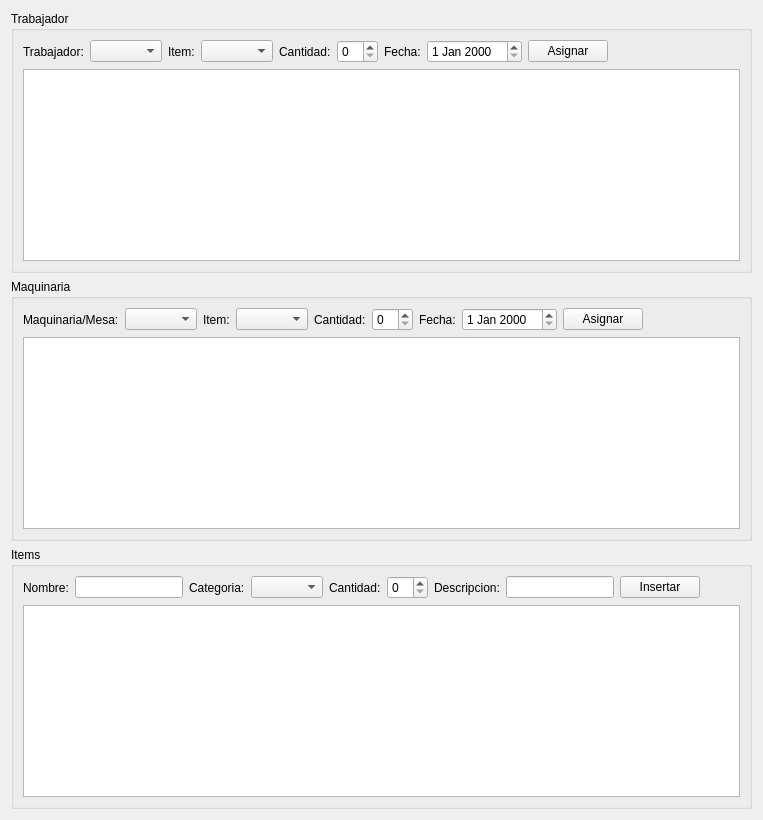
      <widget class="QWidget" name="tab_4">
       <attribute name="title">
        <string>Asiganacion</string>
       </attribute>
       <layout class="QGridLayout" name="gridLayout_13">
        <item row="0" column="0">
         <layout class="QVBoxLayout" name="verticalLayout_10">
          <item>
           <widget class="QGroupBox" name="groupBox_5">
            <property name="title">
             <string>Trabajador</string>
            </property>
            <layout class="QGridLayout" name="gridLayout_10">
             <item row="0" column="0">
              <layout class="QHBoxLayout" name="horizontalLayout_14">
               <item>
                <widget class="QLabel" name="label_23">
                 <property name="text">
                  <string>Trabajador:</string>
                 </property>
                </widget>
               </item>
               <item>
                <widget class="QComboBox" name="comboBox_14"/>
               </item>
               <item>
                <widget class="QLabel" name="label_24">
                 <property name="text">
                  <string>Item:</string>
                 </property>
                </widget>
               </item>
               <item>
                <widget class="QComboBox" name="comboBox_15"/>
               </item>
               <item>
                <widget class="QLabel" name="label_25">
                 <property name="text">
                  <string>Cantidad:</string>
                 </property>
                </widget>
               </item>
               <item>
                <widget class="QSpinBox" name="spinBox_3"/>
               </item>
               <item>
                <widget class="QLabel" name="label_29">
                 <property name="text">
                  <string>Fecha:</string>
                 </property>
                </widget>
               </item>
               <item>
                <widget class="QDateEdit" name="dateEdit_5"/>
               </item>
               <item>
                <widget class="QPushButton" name="pushButton_7">
                 <property name="text">
                  <string>Asignar</string>
                 </property>
                </widget>
               </item>
               <item>
                <spacer name="horizontalSpacer_11">
                 <property name="orientation">
                  <enum>Qt::Horizontal</enum>
                 </property>
                 <property name="sizeHint" stdset="0">
                  <size>
                   <width>40</width>
                   <height>20</height>
                  </size>
                 </property>
                </spacer>
               </item>
              </layout>
             </item>
             <item row="1" column="0">
              <widget class="QTableView" name="tableView_7"/>
             </item>
            </layout>
           </widget>
          </item>
          <item>
           <widget class="QGroupBox" name="groupBox_6">
            <property name="title">
             <string>Maquinaria</string>
            </property>
            <layout class="QGridLayout" name="gridLayout_11">
             <item row="0" column="0">
              <layout class="QHBoxLayout" name="horizontalLayout_15">
               <item>
                <widget class="QLabel" name="label_26">
                 <property name="text">
                  <string>Maquinaria/Mesa:</string>
                 </property>
                </widget>
               </item>
               <item>
                <widget class="QComboBox" name="comboBox_16"/>
               </item>
               <item>
                <widget class="QLabel" name="label_27">
                 <property name="text">
                  <string>Item:</string>
                 </property>
                </widget>
               </item>
               <item>
                <widget class="QComboBox" name="comboBox_17"/>
               </item>
               <item>
                <widget class="QLabel" name="label_28">
                 <property name="text">
                  <string>Cantidad:</string>
                 </property>
                </widget>
               </item>
               <item>
                <widget class="QSpinBox" name="spinBox_4"/>
               </item>
               <item>
                <widget class="QLabel" name="label_30">
                 <property name="text">
                  <string>Fecha:</string>
                 </property>
                </widget>
               </item>
               <item>
                <widget class="QDateEdit" name="dateEdit_6"/>
               </item>
               <item>
                <widget class="QPushButton" name="pushButton_8">
                 <property name="text">
                  <string>Asignar</string>
                 </property>
                </widget>
               </item>
               <item>
                <spacer name="horizontalSpacer_13">
                 <property name="orientation">
                  <enum>Qt::Horizontal</enum>
                 </property>
                 <property name="sizeHint" stdset="0">
                  <size>
                   <width>40</width>
                   <height>20</height>
                  </size>
                 </property>
                </spacer>
               </item>
              </layout>
             </item>
             <item row="1" column="0">
              <widget class="QTableView" name="tableView_8"/>
             </item>
            </layout>
           </widget>
          </item>
          <item>
           <widget class="QGroupBox" name="groupBox_7">
            <property name="title">
             <string>Items</string>
            </property>
            <layout class="QGridLayout" name="gridLayout_12">
             <item row="0" column="0">
              <layout class="QHBoxLayout" name="horizontalLayout_16">
               <item>
                <widget class="QLabel" name="label_31">
                 <property name="text">
                  <string>Nombre:</string>
                 </property>
                </widget>
               </item>
               <item>
                <widget class="QLineEdit" name="lineEdit_6"/>
               </item>
               <item>
                <widget class="QLabel" name="label_32">
                 <property name="text">
                  <string>Categoria:</string>
                 </property>
                </widget>
               </item>
               <item>
                <widget class="QComboBox" name="comboBox_18"/>
               </item>
               <item>
                <widget class="QLabel" name="label_33">
                 <property name="text">
                  <string>Cantidad:</string>
                 </property>
                </widget>
               </item>
               <item>
                <widget class="QSpinBox" name="spinBox_5"/>
               </item>
               <item>
                <widget class="QLabel" name="label_34">
                 <property name="text">
                  <string>Descripcion:</string>
                 </property>
                </widget>
               </item>
               <item>
                <widget class="QLineEdit" name="lineEdit_7"/>
               </item>
               <item>
                <widget class="QPushButton" name="pushButton_9">
                 <property name="text">
                  <string>Insertar</string>
                 </property>
                </widget>
               </item>
               <item>
                <spacer name="horizontalSpacer_14">
                 <property name="orientation">
                  <enum>Qt::Horizontal</enum>
                 </property>
                 <property name="sizeHint" stdset="0">
                  <size>
                   <width>40</width>
                   <height>20</height>
                  </size>
                 </property>
                </spacer>
               </item>
              </layout>
             </item>
             <item row="1" column="0">
              <widget class="QTableView" name="tableView_9"/>
             </item>
            </layout>
           </widget>
          </item>
         </layout>
        </item>
       </layout>
      </widget>
